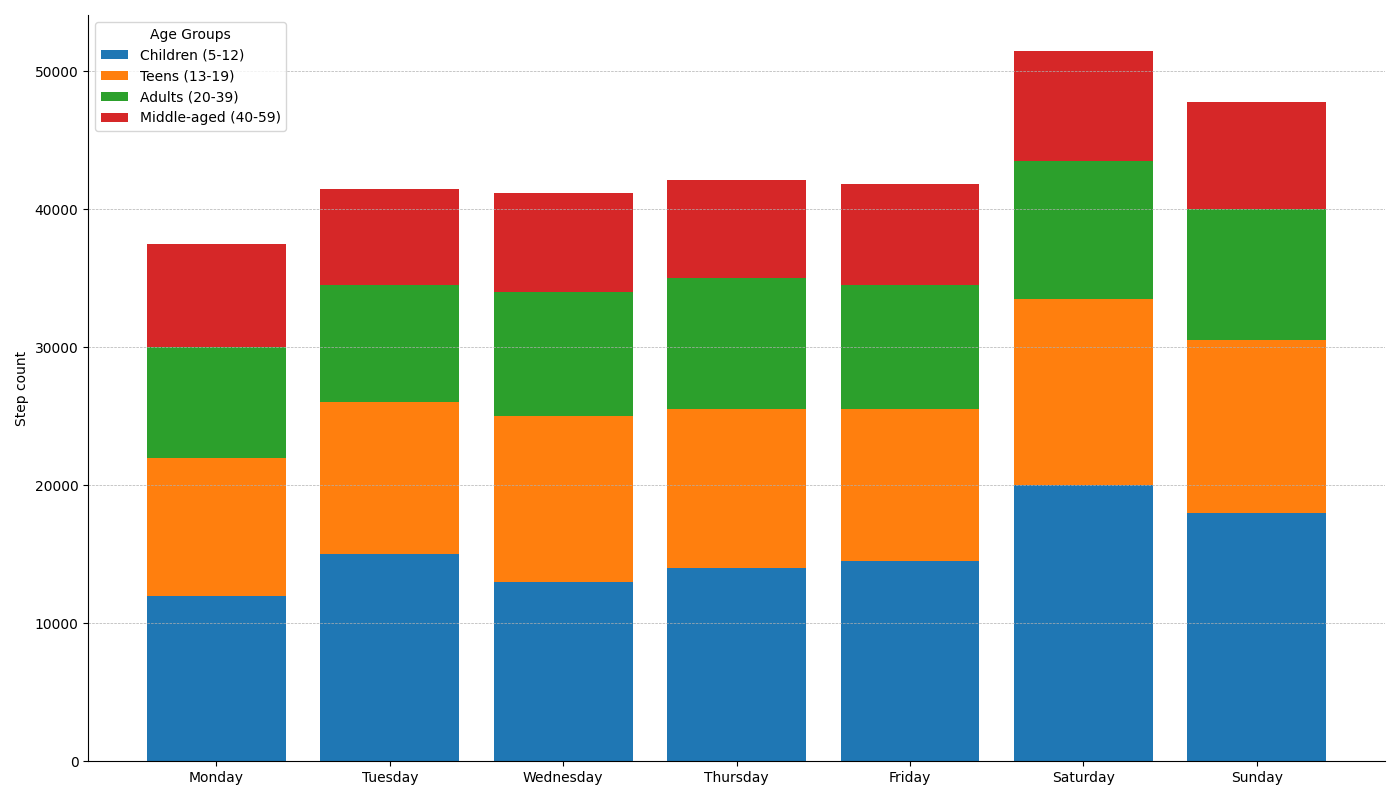

Source code (Python):
import matplotlib.pyplot as plt
import numpy as np

age_groups = ['Children (5-12)', 'Teens (13-19)', 'Adults (20-39)', 'Middle-aged (40-59)']
days = ['Monday', 'Tuesday', 'Wednesday', 'Thursday', 'Friday', 'Saturday', 'Sunday']

step_counts = np.array([
    [12000, 15000, 13000, 14000, 14500, 20000, 18000],
    [10000, 11000, 12000, 11500, 11000, 13500, 12500],
    [8000, 8500, 9000, 9500, 9000, 10000, 9500],
    [7500, 7000, 7200, 7100, 7300, 8000, 7800]
])

fig, ax = plt.subplots(figsize=(14, 8))

index = np.arange(len(days))

# Plot stacked bar chart
bars = np.zeros(len(days))
for i, group in enumerate(age_groups):
    ax.bar(index, step_counts[i], label=group, bottom=bars)
    bars += step_counts[i]

plt.xticks(index, days)  # Add labels for the x-axis
plt.ylabel('Step count')
plt.legend(title='Age Groups')
plt.grid(True, axis='y', linestyle='--', linewidth=0.5)

ax.spines['top'].set_visible(False)
ax.spines['right'].set_visible(False)

plt.tight_layout()
plt.show()
